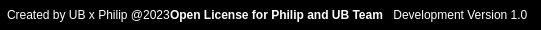
        <widget class="QFrame" name="frame_4">
         <property name="maximumSize">
          <size>
           <width>16777215</width>
           <height>30</height>
          </size>
         </property>
         <property name="styleSheet">
          <string notr="true">background-color: rgb(0, 0, 0);</string>
         </property>
         <property name="frameShape">
          <enum>QFrame::StyledPanel</enum>
         </property>
         <property name="frameShadow">
          <enum>QFrame::Raised</enum>
         </property>
         <layout class="QHBoxLayout" name="horizontalLayout_2">
          <property name="spacing">
           <number>5</number>
          </property>
          <property name="leftMargin">
           <number>5</number>
          </property>
          <property name="topMargin">
           <number>0</number>
          </property>
          <property name="rightMargin">
           <number>5</number>
          </property>
          <property name="bottomMargin">
           <number>0</number>
          </property>
          <item>
           <widget class="QFrame" name="frame_8">
            <property name="enabled">
             <bool>true</bool>
            </property>
            <property name="maximumSize">
             <size>
              <width>16777215</width>
              <height>20</height>
             </size>
            </property>
            <property name="styleSheet">
             <string notr="true">background-color: rgb(0, 0, 0);
color: rgb(255, 255, 255);</string>
            </property>
            <property name="frameShape">
             <enum>QFrame::StyledPanel</enum>
            </property>
            <property name="frameShadow">
             <enum>QFrame::Raised</enum>
            </property>
            <layout class="QHBoxLayout" name="horizontalLayout_4">
             <property name="spacing">
              <number>0</number>
             </property>
             <property name="leftMargin">
              <number>0</number>
             </property>
             <property name="topMargin">
              <number>0</number>
             </property>
             <property name="rightMargin">
              <number>0</number>
             </property>
             <property name="bottomMargin">
              <number>0</number>
             </property>
             <item>
              <widget class="QLabel" name="label_9">
               <property name="text">
                <string>Created by UB x Philip @2023</string>
               </property>
               <property name="alignment">
                <set>Qt::AlignLeading|Qt::AlignLeft|Qt::AlignVCenter</set>
               </property>
              </widget>
             </item>
             <item>
              <widget class="QLabel" name="label_8">
               <property name="font">
                <font>
                 <weight>75</weight>
                 <bold>true</bold>
                </font>
               </property>
               <property name="text">
                <string>Open License for Philip and UB Team</string>
               </property>
               <property name="alignment">
                <set>Qt::AlignCenter</set>
               </property>
              </widget>
             </item>
             <item>
              <widget class="QLabel" name="label_3">
               <property name="text">
                <string>   Development Version 1.0  </string>
               </property>
               <property name="alignment">
                <set>Qt::AlignRight|Qt::AlignTrailing|Qt::AlignVCenter</set>
               </property>
              </widget>
             </item>
            </layout>
           </widget>
          </item>
         </layout>
        </widget>
